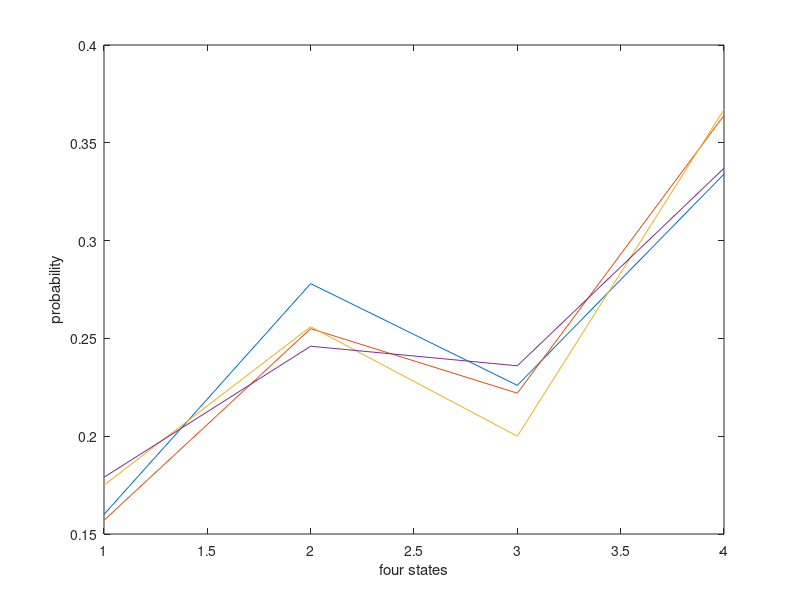
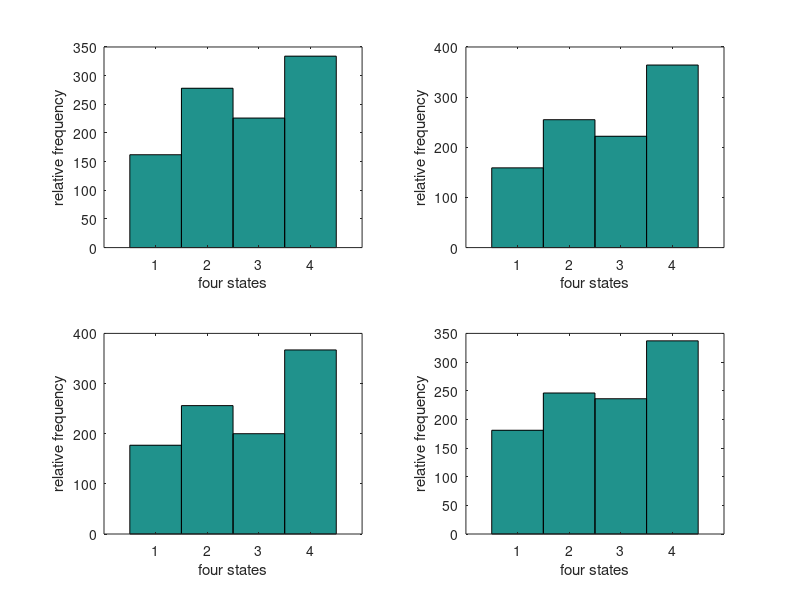
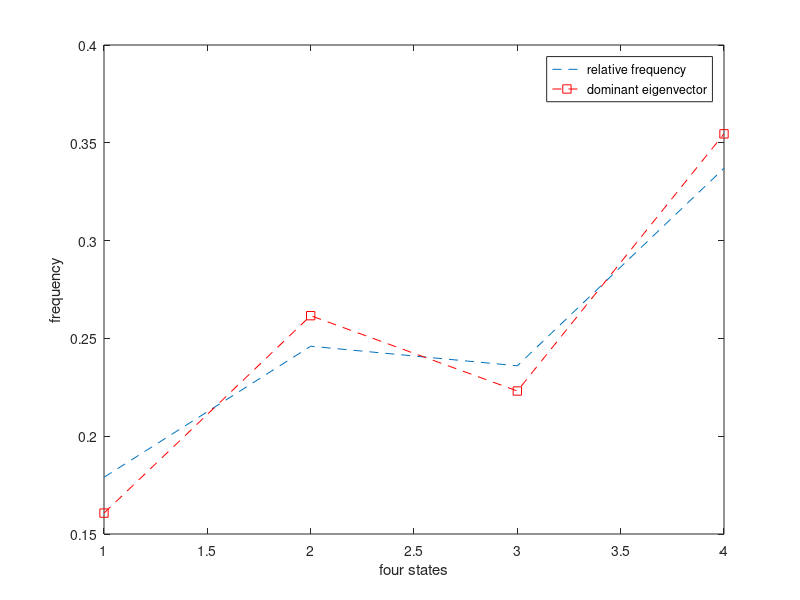

Source code (MATLAB) for these figures, in order:
% Problem 2
clear all, close all;
K=1000; % 1000 time steps
M=4;    % 4 samples
N=4;    % 4 states
pi=[0.2 0.2 0.1 0.5;0.1 0.3 0.4 0.2;0.3 0.2 0.3 0.2;0.1 0.3 0.1 0.5];
rand('seed',101);

for j=1:M
    i=randsample(1:4,1);
    for k=2:K-1
        x(k+1,j)= randsample(1:4,1,true,pi(i,:));
        i=x(k+1,j);
    end
   j=j+1;
end

% Part a
figure (2);
for m=1:M
  freq(:,m)=histc(x(:,m),1:N);
end
y=freq./1000;
plot(y);
xlabel('four states');
ylabel('probability');

% Plot the relative frequencies for four states
figure (3);
for m=1:M
    subplot(2,2,m);
    hist(x(:,m),1:N);
    xlabel('four states');
    ylabel('relative frequency');
end

% Part b
% produce eigenvalues (D) and eigenvectors (V) of matrix PI
[V,D]=eig(pi');
   
ind=find(abs(diag(D)-1)<1e-6);
for k=1:length(ind)
    % rde is the rescaled dominant eigenvector
    rde(:,k)=V(:,ind(k))/sum(V(:,ind(k)));
end

% Compare the estimated relative frequency with rde
figure(4);
% plot the relative frequency
plot(y(:,M),'--');
xlabel('four states');
ylabel('probability');
hold on;

% plot the dominant eigenvector of pi
plot(rde,'--rs');
legend('relative frequency','dominant eigenvector');
xlabel('four states');
ylabel('frequency');




   
